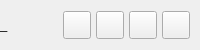
           <widget class="QFrame" name="contentTopBg">
            <property name="minimumSize">
             <size>
              <width>0</width>
              <height>50</height>
             </size>
            </property>
            <property name="maximumSize">
             <size>
              <width>16777215</width>
              <height>50</height>
             </size>
            </property>
            <property name="frameShape">
             <enum>QFrame::NoFrame</enum>
            </property>
            <property name="frameShadow">
             <enum>QFrame::Raised</enum>
            </property>
            <layout class="QHBoxLayout" name="horizontalLayout">
             <property name="spacing">
              <number>0</number>
             </property>
             <property name="leftMargin">
              <number>0</number>
             </property>
             <property name="topMargin">
              <number>0</number>
             </property>
             <property name="rightMargin">
              <number>10</number>
             </property>
             <property name="bottomMargin">
              <number>0</number>
             </property>
             <item>
              <widget class="QFrame" name="leftBox">
               <property name="sizePolicy">
                <sizepolicy hsizetype="Expanding" vsizetype="Preferred">
                 <horstretch>0</horstretch>
                 <verstretch>0</verstretch>
                </sizepolicy>
               </property>
               <property name="frameShape">
                <enum>QFrame::NoFrame</enum>
               </property>
               <property name="frameShadow">
                <enum>QFrame::Raised</enum>
               </property>
               <layout class="QHBoxLayout" name="horizontalLayout_3">
                <property name="spacing">
                 <number>0</number>
                </property>
                <property name="leftMargin">
                 <number>0</number>
                </property>
                <property name="topMargin">
                 <number>0</number>
                </property>
                <property name="rightMargin">
                 <number>0</number>
                </property>
                <property name="bottomMargin">
                 <number>0</number>
                </property>
                <item>
                 <widget class="QLabel" name="titleRightInfo">
                  <property name="sizePolicy">
                   <sizepolicy hsizetype="Preferred" vsizetype="Expanding">
                    <horstretch>0</horstretch>
                    <verstretch>0</verstretch>
                   </sizepolicy>
                  </property>
                  <property name="maximumSize">
                   <size>
                    <width>16777215</width>
                    <height>45</height>
                   </size>
                  </property>
                  <property name="font">
                   <font>
                    <family>Segoe UI</family>
                    <pointsize>10</pointsize>
                    <weight>50</weight>
                    <italic>false</italic>
                    <bold>false</bold>
                   </font>
                  </property>
                  <property name="text">
                   <string>_</string>
                  </property>
                  <property name="alignment">
                   <set>Qt::AlignLeading|Qt::AlignLeft|Qt::AlignVCenter</set>
                  </property>
                 </widget>
                </item>
               </layout>
              </widget>
             </item>
             <item alignment="Qt::AlignRight">
              <widget class="QFrame" name="rightButtons">
               <property name="minimumSize">
                <size>
                 <width>0</width>
                 <height>28</height>
                </size>
               </property>
               <property name="frameShape">
                <enum>QFrame::NoFrame</enum>
               </property>
               <property name="frameShadow">
                <enum>QFrame::Raised</enum>
               </property>
               <layout class="QHBoxLayout" name="horizontalLayout_2">
                <property name="spacing">
                 <number>5</number>
                </property>
                <property name="leftMargin">
                 <number>0</number>
                </property>
                <property name="topMargin">
                 <number>0</number>
                </property>
                <property name="rightMargin">
                 <number>0</number>
                </property>
                <property name="bottomMargin">
                 <number>0</number>
                </property>
                <item>
                 <widget class="QPushButton" name="settingsTopBtn">
                  <property name="minimumSize">
                   <size>
                    <width>28</width>
                    <height>28</height>
                   </size>
                  </property>
                  <property name="maximumSize">
                   <size>
                    <width>28</width>
                    <height>28</height>
                   </size>
                  </property>
                  <property name="cursor">
                   <cursorShape>PointingHandCursor</cursorShape>
                  </property>
                  <property name="toolTip">
                   <string>Settings</string>
                  </property>
                  <property name="text">
                   <string/>
                  </property>
                  <property name="icon">
                   <iconset resource="resources.qrc">
                    <normaloff>:/icons/images/icons/icon_settings.png</normaloff>:/icons/images/icons/icon_settings.png</iconset>
                  </property>
                  <property name="iconSize">
                   <size>
                    <width>20</width>
                    <height>20</height>
                   </size>
                  </property>
                 </widget>
                </item>
                <item>
                 <widget class="QPushButton" name="minimizeAppBtn">
                  <property name="minimumSize">
                   <size>
                    <width>28</width>
                    <height>28</height>
                   </size>
                  </property>
                  <property name="maximumSize">
                   <size>
                    <width>28</width>
                    <height>28</height>
                   </size>
                  </property>
                  <property name="cursor">
                   <cursorShape>PointingHandCursor</cursorShape>
                  </property>
                  <property name="toolTip">
                   <string>Minimize</string>
                  </property>
                  <property name="text">
                   <string/>
                  </property>
                  <property name="icon">
                   <iconset resource="resources.qrc">
                    <normaloff>:/icons/images/icons/icon_minimize.png</normaloff>:/icons/images/icons/icon_minimize.png</iconset>
                  </property>
                  <property name="iconSize">
                   <size>
                    <width>20</width>
                    <height>20</height>
                   </size>
                  </property>
                 </widget>
                </item>
                <item>
                 <widget class="QPushButton" name="maximizeRestoreAppBtn">
                  <property name="minimumSize">
                   <size>
                    <width>28</width>
                    <height>28</height>
                   </size>
                  </property>
                  <property name="maximumSize">
                   <size>
                    <width>28</width>
                    <height>28</height>
                   </size>
                  </property>
                  <property name="font">
                   <font>
                    <family>Segoe UI</family>
                    <pointsize>10</pointsize>
                    <weight>50</weight>
                    <italic>false</italic>
                    <bold>false</bold>
                    <stylestrategy>PreferDefault</stylestrategy>
                   </font>
                  </property>
                  <property name="cursor">
                   <cursorShape>PointingHandCursor</cursorShape>
                  </property>
                  <property name="toolTip">
                   <string>Maximize</string>
                  </property>
                  <property name="text">
                   <string/>
                  </property>
                  <property name="icon">
                   <iconset resource="resources.qrc">
                    <normaloff>:/icons/images/icons/icon_maximize.png</normaloff>:/icons/images/icons/icon_maximize.png</iconset>
                  </property>
                  <property name="iconSize">
                   <size>
                    <width>20</width>
                    <height>20</height>
                   </size>
                  </property>
                 </widget>
                </item>
                <item>
                 <widget class="QPushButton" name="closeAppBtn">
                  <property name="minimumSize">
                   <size>
                    <width>28</width>
                    <height>28</height>
                   </size>
                  </property>
                  <property name="maximumSize">
                   <size>
                    <width>28</width>
                    <height>28</height>
                   </size>
                  </property>
                  <property name="cursor">
                   <cursorShape>PointingHandCursor</cursorShape>
                  </property>
                  <property name="toolTip">
                   <string>Close</string>
                  </property>
                  <property name="text">
                   <string/>
                  </property>
                  <property name="icon">
                   <iconset resource="resources.qrc">
                    <normaloff>:/icons/images/icons/icon_close.png</normaloff>:/icons/images/icons/icon_close.png</iconset>
                  </property>
                  <property name="iconSize">
                   <size>
                    <width>20</width>
                    <height>20</height>
                   </size>
                  </property>
                 </widget>
                </item>
               </layout>
              </widget>
             </item>
            </layout>
           </widget>
